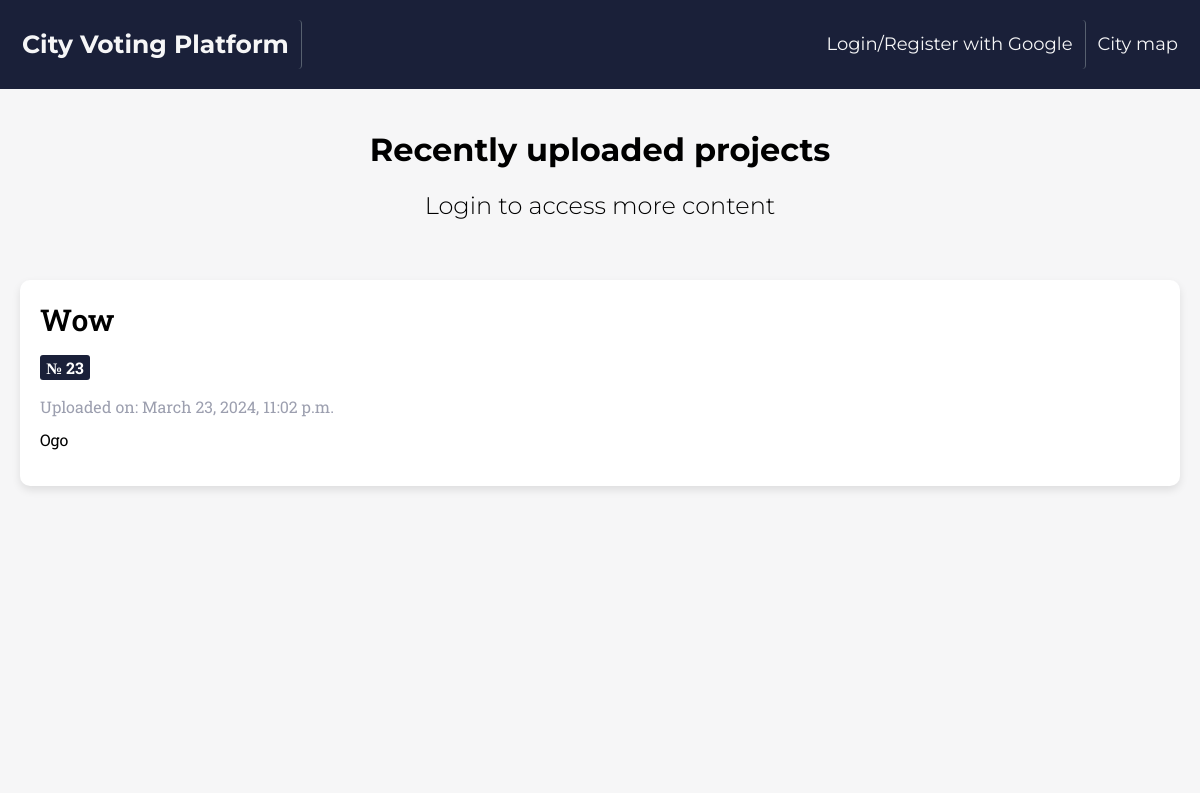
Before: / with the older database file.
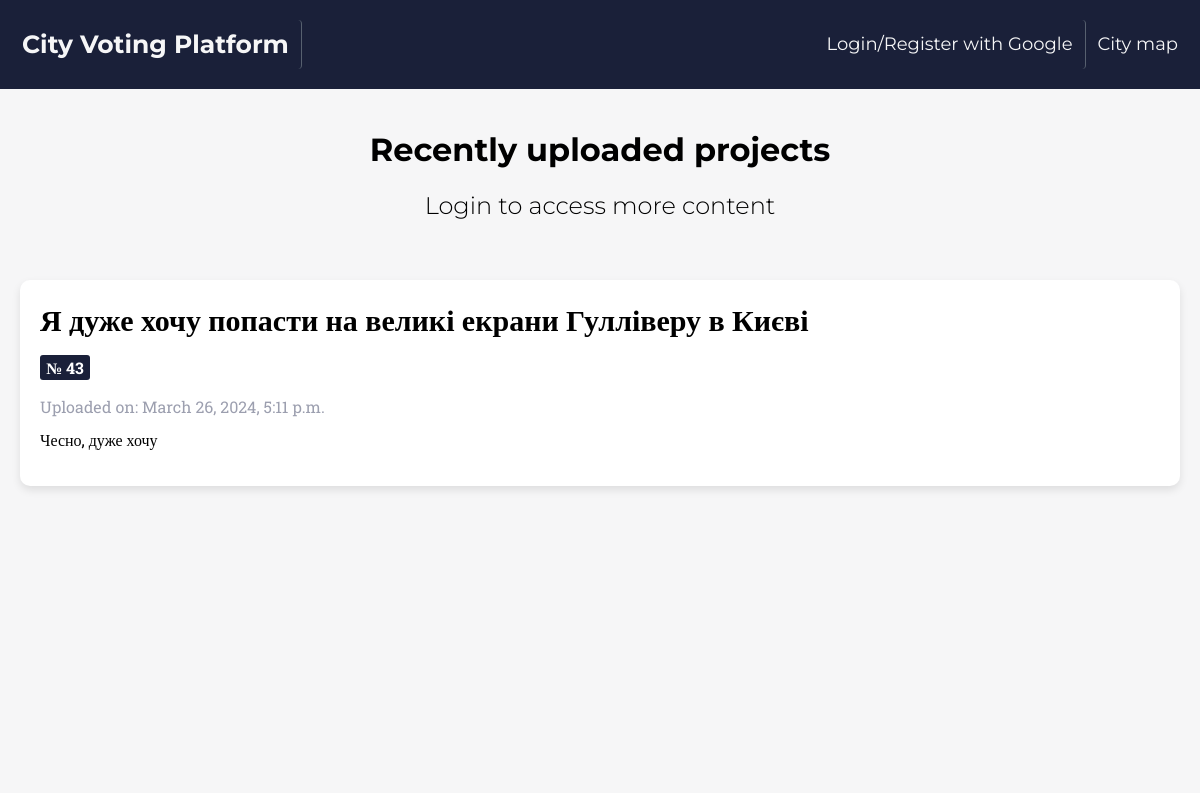
After: the same page with the newer database file.
### voting/models.py (models this page shows, shortened)
class Project(models.Model):
    name = models.CharField(max_length=200)
    description = models.TextField()
    pub_date = models.DateTimeField(default=timezone.now)

### homepage/views.py (the view)
# urls.py: path('', views.home, name='home'),
def home(request):
    projects = Project.objects.order_by('-pub_date')[:5]
    return render(request, "homepage/projects.html", {'projects': projects})

### templates/homepage/projects.html (shortened to what this page needs)
{% extends 'homepage/homepage.html' %}
{% load static %}
{% block content %}
<!DOCTYPE html>
<html lang="en">
<head>
    <link rel="stylesheet" href="{% static 'css/projects_style.css' %}">
</head>
<body>
    <div class="project-container">
        <header class="project-header">
            <h1>Recently uploaded projects</h1>
            {% if not user.is_authenticated %}
            <h2 class="project-disclaimer">Login to access more content</h2>
            {% endif %}
        </header>
        {% if projects %}
            {% for project in projects %}
                <div class="project-content">
                    <div class="project-card">
                    {% if not user.is_authenticated %}
                        <h2 class="project-card-title not-authenticated">{{ project.name }}</h2>
                    {% else %}
                        <h2 class="project-card-title authenticated" onclick="redirectToDetailPage({{ project.id }})">{{ project.name }}</h2>
                    {% endif %}
                        <div class="project-metadata">
                            <p class="project-id">№ {{ project.id }}</p>
                            <p class="project-upload-date">Uploaded on: {{ project.pub_date }}</p>
                        </div>
                        <div class="project-card-text-container">
                            <p class="project-card-text">{{ project.description }}</p>
                        </div>
                    </div>
                </div>
            {% endfor %}
        {% else %}
            <div class="no-projects">No projects available :(</div>
        {% endif %}
    </div>
</body>
</html>
{% endblock %}

### templates/homepage/homepage.html (shortened to what this page needs)
{% load static %}
{% load socialaccount %}
<!DOCTYPE html>
<html lang="en">
<head>
    <link rel="stylesheet" href="{% static 'css/homepage_style.css' %}">
</head>
<body>
    <header>
            <div class="header">
                <a href="/" class="logo">City Voting Platform</a>
                <div class="header-right">
                    {% if user.is_authenticated %}
                        <a href="/profile">Profile</a>
                        <a href="{% url 'logout_view' %}">Logout</a>
                        {% if user.is_staff %}
                            <a href={% url 'proposals' %}>View Proposals</a>
                        {% else %}
                            <a href="{% url 'submit_proposal' %}">Propose</a>
                        {% endif %}
                    {% else %}
                        <a href="{% provider_login_url 'google'%}?next=/">Login/Register with Google</a>
                    {% endif %}
                    <a href="/city_map">City map</a>
                </div>
            </div>
    </header>
    <main>
        {% block content %} {% endblock %}
    </main>
</body>
</html>

### static/css/homepage_style.css (style rules this page uses)
.header { font-family: 'Montserrat', sans-serif; overflow: hidden; background-color: #1a2039; padding: 20px 10px; }
.header a { float: left; color: #f6f6f7; text-align: center; padding: 12px; text-decoration: none; font-size: 18px; line-height: 25px; border-radius: 4px; transition: background-color 0.3s, color 0.3s; }
.header a:not(:last-child) { border-right: 1px solid #57606f; }
.header a.logo { font-size: 25px; font-weight: bold; }
.header-right { float: right; }
body { margin: 0; }

### static/css/projects_style.css (style rules this page uses)
.project-container { font-family: 'Montserrat', sans-serif; background-color: #f6f6f7; margin: 0; padding: 0; min-height: 88vh; }
.project-header { background-color: #f6f6f7; color: black; text-align: center; padding: 20px 0; }
.project-disclaimer { font-weight: 300; font-size: 24px; }
.project-content { max-width: 2000px; margin: 0 auto; padding: 20px; display: flex; flex-wrap: wrap; justify-content: space-between; }
.project-card { background-color: #ffffff; border-radius: 10px; box-shadow: 0 4px 8px rgba(0, 0, 0, 0.1); margin-bottom: 20px; padding: 20px; width: 48%; flex-grow: 1; }
.project-card-text-container { font-family: 'Roboto Slab', serif; }
.project-card-text { color: black; word-wrap: break-word; overflow: hidden; max-height: 110px; transition: max-height 0.3s ease; margin-top: 5px; }
.project-card-title { font-family: 'Roboto Slab', serif; font-weight: 600; font-size: 30px; margin-bottom: 10px; word-wrap: break-word; display: inline; }
.project-card-title.not-authenticated { cursor: default; }
.project-metadata { font-family: 'Roboto Slab', serif; }
.project-id { font-weight: bold; color: white; margin-right: 10px; margin-bottom: 15px; display: inline-block; padding: 2px 6px; background-color: #1a2039; border-radius: 3px; }
.project-upload-date { font-weight: normal; color: #9c9faf; margin-top: 1px; margin-bottom: 12px; }

Changed rows visible on the page:
removed Project: name "Wow", id "23", pub_date "March 23, 2024, 11:02 p.m.", description "Ogo"
added Project: name "Я дуже хочу попасти на великі екрани Гулліверу в Києві", id "43", pub_date "March 26, 2024, 5:11 p.m.", description "Чесно, дуже хочу"
